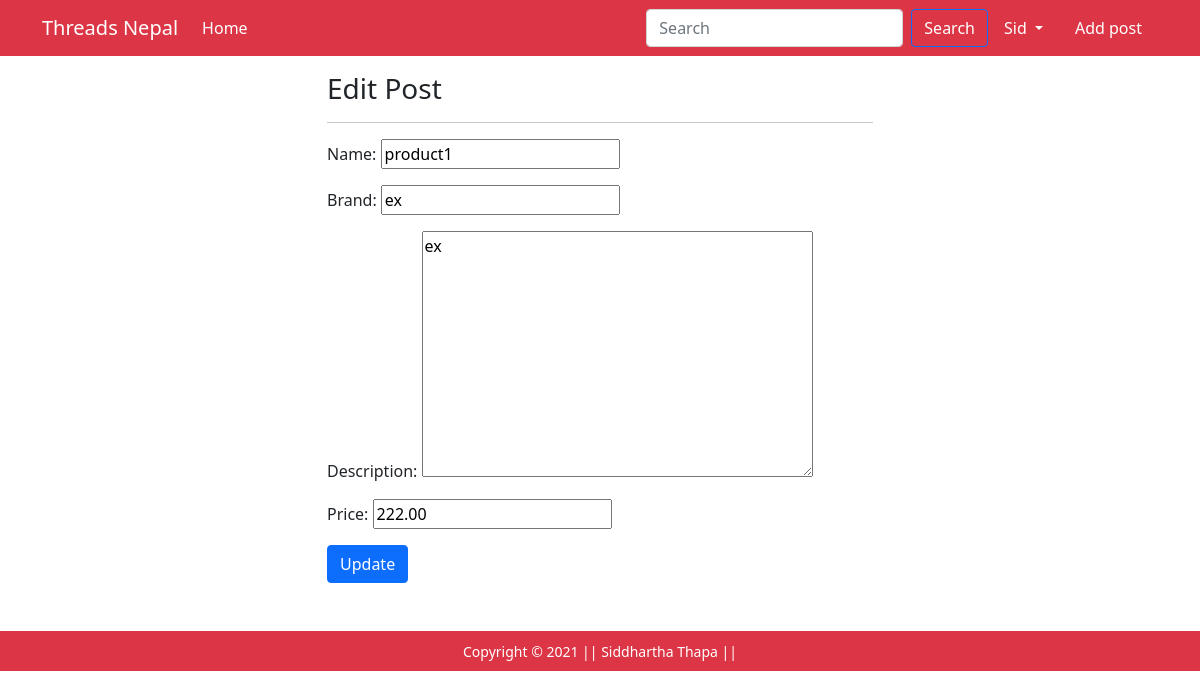
The app's page /product/edit/1 (signed in) with its own data.
### users/models.py (models this page shows, shortened)
class CustomUser(AbstractBaseUser, PermissionsMixin):
    name = models.CharField(max_length=60)
    email = models.EmailField(max_length=60, unique=True)
    is_active = models.BooleanField(default=True)
    is_staff = models.BooleanField(default=False)
    gender = models.CharField(choices=commons.GENDER_TYPES, max_length=7, default=commons.MALE)
    phone = models.CharField(max_length=15)
    address = models.CharField(max_length=60)
    objects = CustomUserManager()
    USERNAME_FIELD = 'email'
    REQUIRED_FIELDS = ['name', 'gender', 'phone', 'address']

### product/models.py (models this page shows, shortened)
class Product(models.Model):
    name = models.CharField(max_length=50)
    brand = models.CharField(max_length=50, blank=True)
    description = models.TextField()
    price = MoneyField(max_digits=6, decimal_places=2, default_currency='NPR')
    photo = models.ImageField(upload_to='image')
    size = models.CharField(choices=commons.SIZES, max_length=1, blank=True)
    clothes_type = models.CharField(choices=commons.CLOTHES_TYPES, max_length=12, blank=True)
    posted_by = models.ForeignKey(settings.AUTH_USER_MODEL, on_delete=models.CASCADE)
    contact_number = models.CharField(max_length=15)

### product/views.py (the view)
# urls.py: path('product/edit/<int:pk>', views.EditPostView.as_view(), name='edit-post'),
@method_decorator(login_required, name='dispatch')
class EditPostView(UpdateView):
    model = Product
    template_name = 'app/edit_post.html'
    fields = ['name', 'brand', 'description', 'price']
    success_url = "/"

### templates/app/edit_post.html (shortened to what this page needs)
{% extends 'app/base.html' %}
{% load static %}
{% block main-content %}
<div class="container">
 <div class="row my-3">
  <div class="col-sm-6 offset-sm-3">
   <h3>Edit Post</h3>
   <hr>
   <div class="form-grop">
        <form action="" method="POST" enctype="multipart/form-data">
            {{ form.as_p }}
            <input type="submit" value="Update" class="btn btn-primary">
            <br>
        </form>
    </div>
  </div>
 </div>
</div>
{% endblock main-content %}

### templates/app/base.html (shortened to what this page needs)
<!doctype html>
{% load static %}
<html lang="en">
  <head>
    <link href="https://cdn.jsdelivr.net/npm/bootstrap@5.0.0-beta1/dist/css/bootstrap.min.css" rel="stylesheet">
    <link rel="stylesheet" href="{% static 'app/css/owl.carousel.min.css' %}">
    <link rel="stylesheet" href="{% static 'app/css/all.min.css' %}">
    <link rel="stylesheet" href="{% static 'app/css/style.css' %}">
  </head>
  <body>
    <nav class="navbar bg-danger navbar-expand-lg navbar--light">
     <div class="container">
       <a class="navbar-brand text-white" href="/">Threads Nepal</a>
       <div class="collapse navbar-collapse" id="navbarSupportedContent">
         <ul class="navbar-nav me-auto mb-2 mb-lg-0">
           <li class="nav-item">
             <a class="nav-link text-white" aria-current="page" href="/">Home</a>
           </li>
         </ul>
         <form class="d-flex" method=POST action="{% url 'search' %}">
           <input class="form-control me-2" type="search" placeholder="Search" aria-label="Search" name="searched">
           <button class="btn btn-outline-primary text-white" type="submit">Search</button>
         </form>
         <div>
          <ul class="navbar-nav me-auto mb-2 mb-lg-0">
          {% if request.user.is_authenticated %}
           <li class="nav-item dropdown mx-2">
              <a class="nav-link dropdown-toggle text-white" href="#" id="profileDropdown" role="button" data-bs-toggle="dropdown" aria-expanded="false">
                {{request.user.name|capfirst}}
              </a>
            </li>
            <li class="nav-item mx-2">
              <a href="{% url 'add-post' %}" class="nav-link text-white">Add post</a>
             </li>
          {% endif %}
          </ul>
         </div>
       </div>
     </div>
    </nav>
    {% block main-content %} {% endblock main-content %}
    <footer class="container-fluid bg-danger text-center p-2 mt-5">
        <small class="text-white">Copyright &copy; 2021 || Siddhartha Thapa || </small>
    </footer>
  </body>
</html>

### records on screen
CustomUser: user.name "Sid"
Product: name "product1", brand "ex", description "ex", price "222.00"
